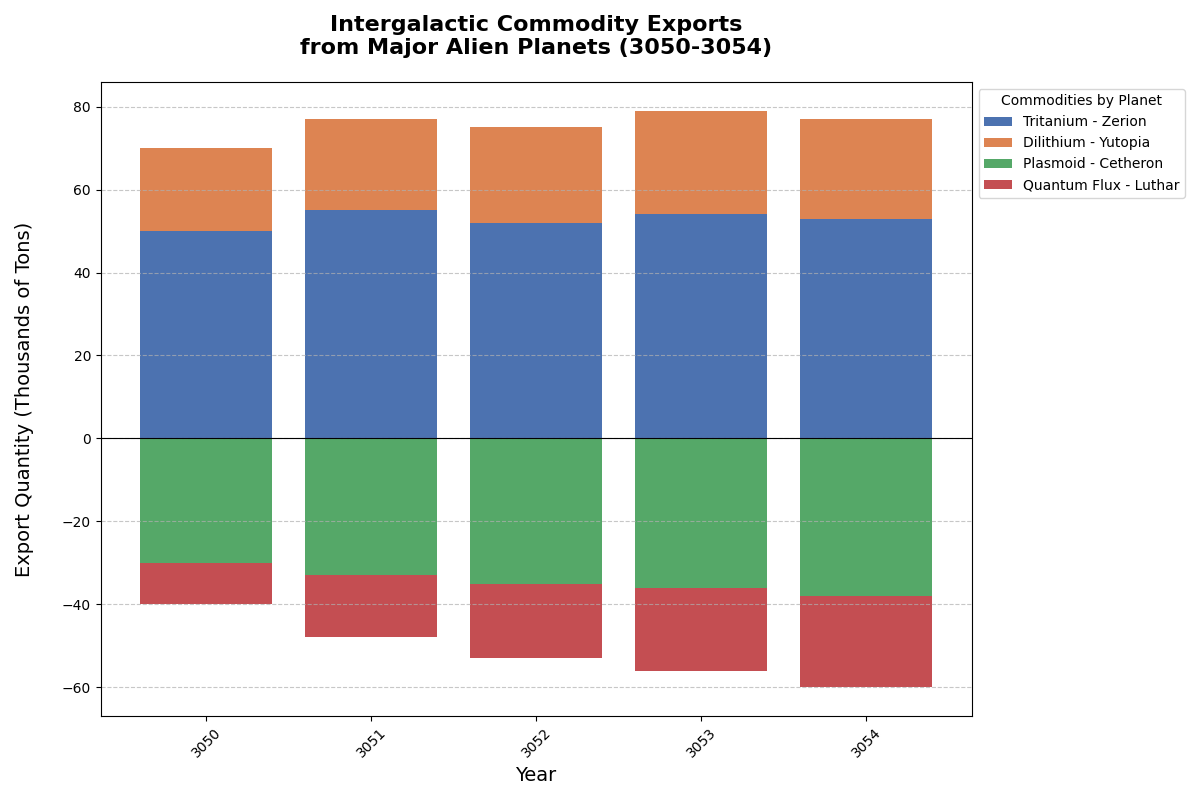

Here is the Python script that generated this plot:
import matplotlib.pyplot as plt
import numpy as np

# Define the years and planet-specific exports
years = np.arange(3050, 3055)
planets = ['Zerion', 'Yutopia', 'Cetheron', 'Luthar']

# Export data for each commodity (in thousands of tons)
# Tritanium and Dilithium exports will be plotted as positive values
tritanium_exports = [50, 55, 52, 54, 53]
dilithium_exports = [20, 22, 23, 25, 24]
# Plasmoid and Quantum Flux exports will be plotted as negative values
plasmoid_exports = [-30, -33, -35, -36, -38]
quantum_flux_exports = [-10, -15, -18, -20, -22]

colors = ['#4C72B0', '#DD8452', '#55A868', '#C44E52']

# Create diverging bar chart
fig, ax = plt.subplots(figsize=(12, 8))

# Plotting each stack, expanding from the central axis
ax.bar(years, tritanium_exports, label='Tritanium - Zerion', color=colors[0])
ax.bar(years, dilithium_exports, bottom=tritanium_exports, label='Dilithium - Yutopia', color=colors[1])
ax.bar(years, plasmoid_exports, label='Plasmoid - Cetheron', color=colors[2], align='center')
ax.bar(years, quantum_flux_exports, bottom=plasmoid_exports, label='Quantum Flux - Luthar', color=colors[3], align='center')

ax.set_title("Intergalactic Commodity Exports\nfrom Major Alien Planets (3050-3054)", fontsize=16, fontweight='bold', pad=20)
ax.set_xlabel("Year", fontsize=14)
ax.set_ylabel("Export Quantity (Thousands of Tons)", fontsize=14, labelpad=20)

plt.xticks(years, rotation=45)

ax.legend(title='Commodities by Planet', loc='upper left', bbox_to_anchor=(1, 1))

ax.yaxis.grid(True, linestyle='--', alpha=0.7)
ax.axhline(0, color='black', linewidth=0.8)  # add central axis line

plt.tight_layout()
plt.show()
